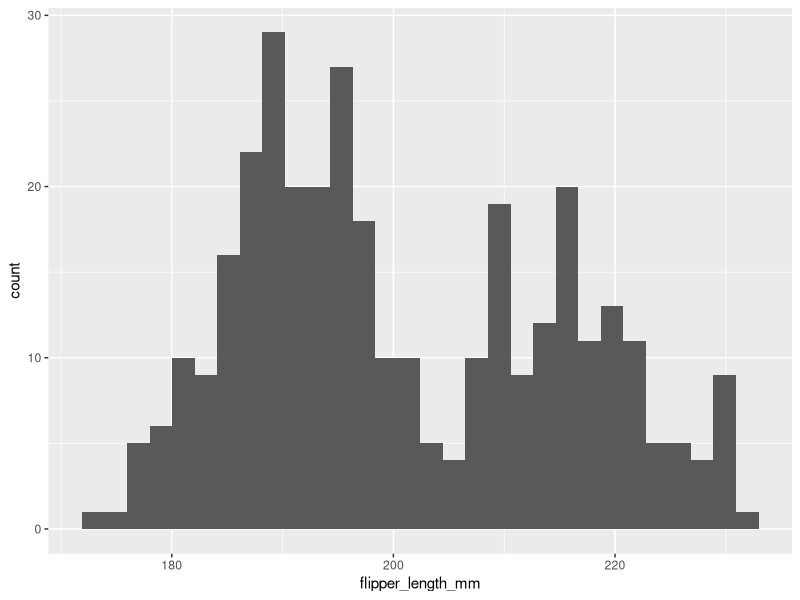
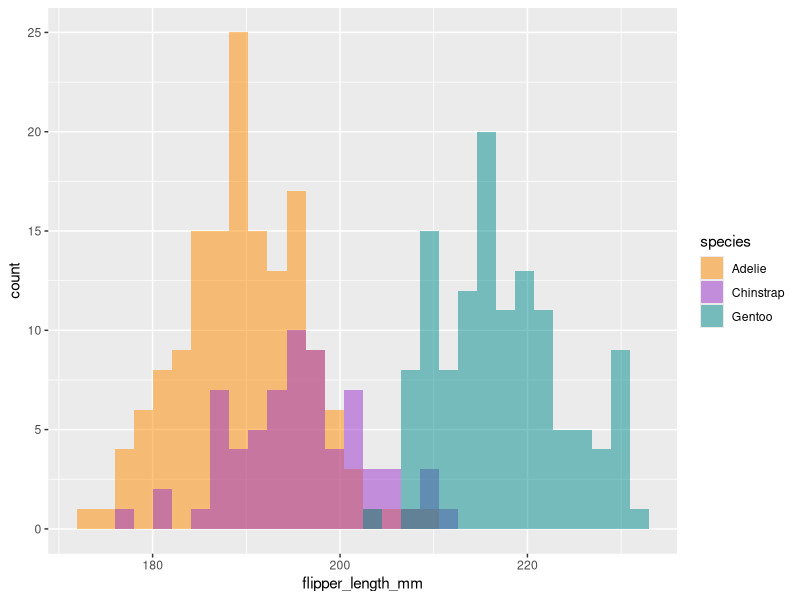
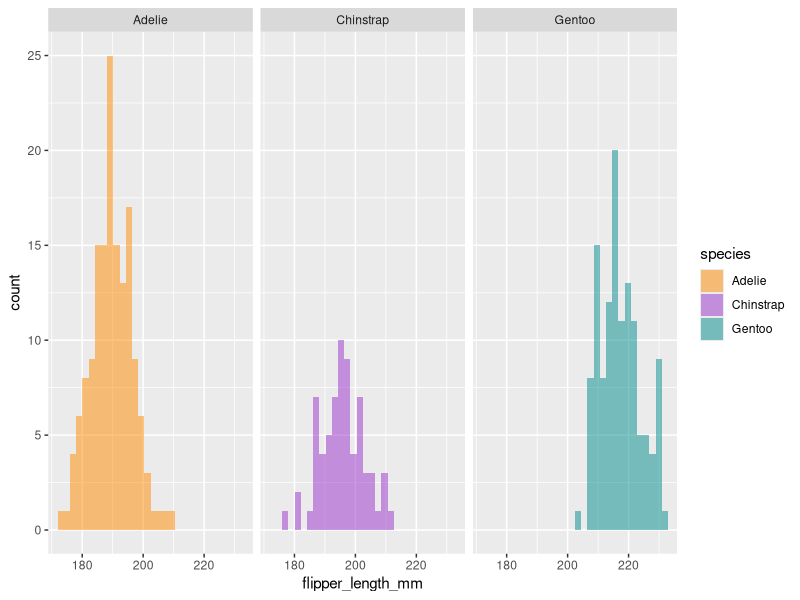
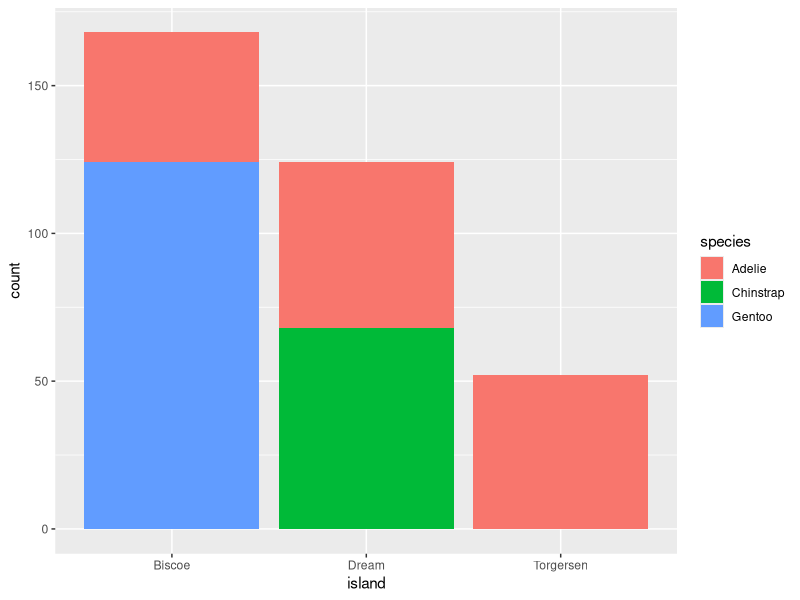
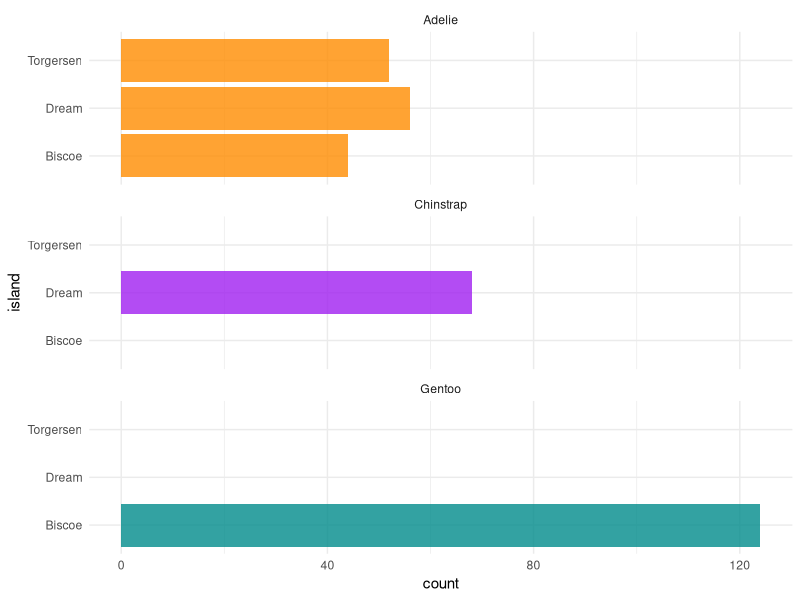
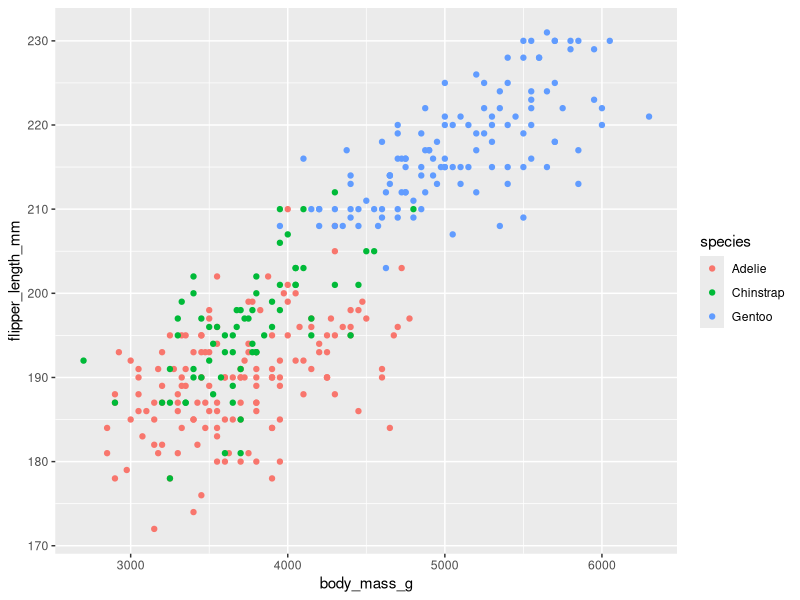
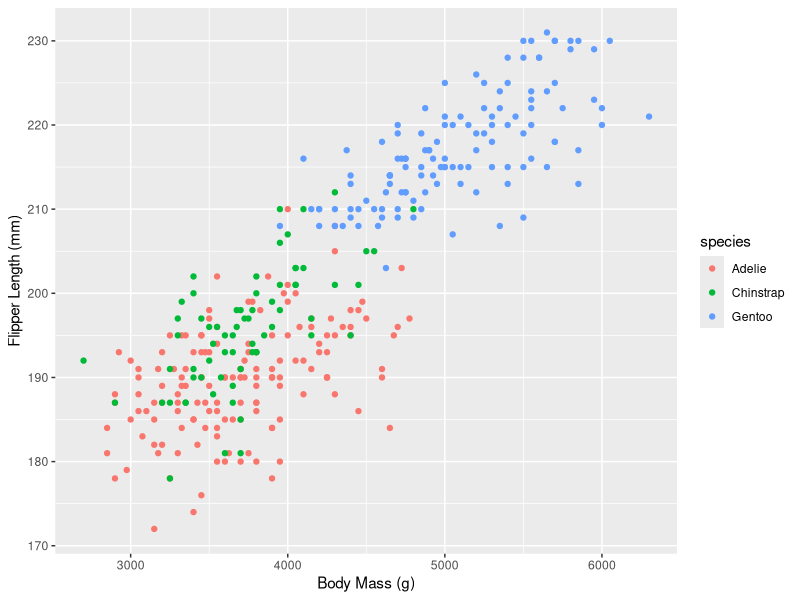

Reproduce these figures in R, in order.
## ---- chunk 1
knitr::opts_chunk$set(echo = TRUE)
## ---- chunk 2
library(tidyverse)
library(palmerpenguins)
## ---- chunk 3
data(penguins)
## ---- chunk 4
longest_flippers <- penguins %>%
  group_by(species) %>%
  summarize(mean_flipper_length = mean(flipper_length_mm, na.rm = TRUE)) %>%
  filter(mean_flipper_length == max(mean_flipper_length))
longest_flippers
## ---- chunk 5
penguins <- penguins %>%
  mutate(flipper_length_cm = flipper_length_mm/10)
## ---- chunk 6
adelie_torgersen <- penguins %>%
  filter(species == "Adelie" & island == "Torgersen")
## ---- chunk 7
penguins_sub <- penguins %>%
  select(island, species)
## ---- chunk 8
penguins <- penguins %>%
  mutate(body_size = if_else(body_mass_g > median(body_mass_g, na.rm = TRUE), 
                            "large", 
                            "small"))
## ---- chunk 9
ggplot(penguins) + 
  geom_histogram(mapping = aes(x = flipper_length_mm))
## ---- chunk 10
# Histogram example: flipper length by species
ggplot(penguins) +
  geom_histogram(aes(x = flipper_length_mm, fill = species), alpha = 0.5, position = "identity") +
  scale_fill_manual(values = c("darkorange","darkorchid","cyan4"))
## ---- chunk 11
ggplot(penguins) +
  geom_histogram(aes(x = flipper_length_mm, fill = species), alpha = 0.5, position = "identity") +
  scale_fill_manual(values = c("darkorange","darkorchid","cyan4")) +
  facet_wrap(~species)
## ---- chunk 12
ggplot(penguins) +
  geom_bar(mapping = aes(x = island, fill = species))
## ---- chunk 13
ggplot(penguins, aes(x = island, fill = species)) +
  geom_bar(alpha = 0.8) +
  scale_fill_manual(values = c("darkorange","purple","cyan4"), 
                    guide = FALSE) +
  theme_minimal() +
  facet_wrap(~species, ncol = 1) +
  coord_flip()
## ---- chunk 14
ggplot(penguins) +
  geom_point(mapping = aes(x = body_mass_g, y = flipper_length_mm, color = species))
## ---- chunk 15
ggplot(penguins) +
  geom_point(mapping = aes(x = body_mass_g, y = flipper_length_mm, color = species)) +
  labs(x = "Body Mass (g)", y = "Flipper Length (mm)")
